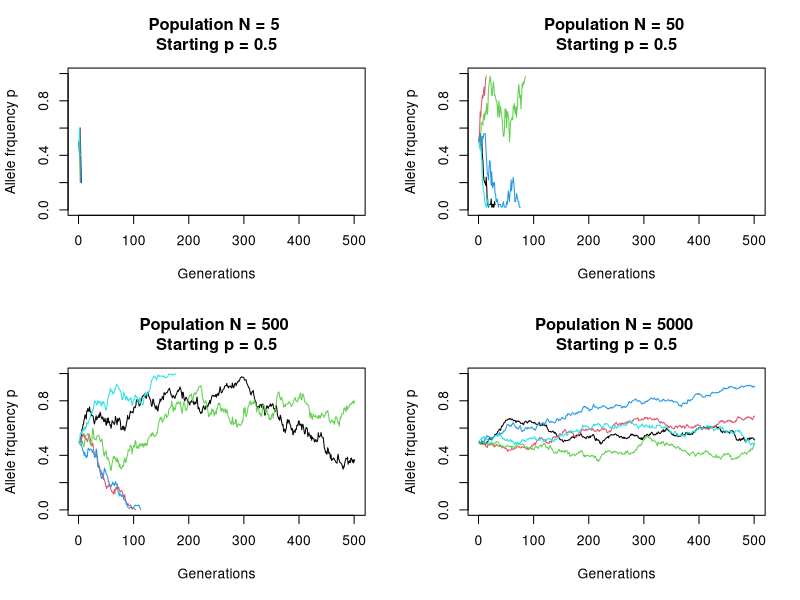

This chart was generated by the following R code:
# Description  ------------------------------------------------------------
#### ### ### ## #### ### ### ## #### ### ### ## 
# Genetic drift simulation
# Created by Marc-Olivier Beausoleil
# 2022-01-12
# Why: 
# Requires:
# NOTES: 
# Drift is (from Futuyma)
# - unbiased
# - random fluctuations in allele frequency are larger in smaller populations
# - drift causes genetic variation to be lost
# - drift causes populations that are initially identical to become different
# - an allele can become fixed without the benefit of natural selection
# Reference : 
# Futuyma p. 167, figure 7.2
#### ### ### ## #### ### ### ## #### ### ### ## 

# graphing parameters -----------------------------------------------------
par(mfrow = c(2,2))

# Random seed -------------------------------------------------------------
# set.seed(1245)

# Simulation parameters ---------------------------------------------------
# Number of gametes to chose from 
n.sperm = 2
n.eggs = 2
# Number of generations (x axis)
gen = 500
# Number of replicate populations 
popu = 5

# variance = p*(1-p)/(2*N)
# Variation is smaller when the population size is bigger 

# Loops -------------------------------------------------------------------
# Loops for all population replicates, tracking allele frequency change over the generations 
# number of individual per population 
n.id.pop = 5*10^seq(0,3, by=1)
# Loop that will change the maximum number of individual per population 
for (l in n.id.pop) {
  # Initial allele frequency 
  p.init = .5 
  # Maximum population size 
  max.pop = l
  # Total number of gametes in the population 
  n.gametes = c(max.pop*(n.sperm+n.eggs))
  # Make an empty object to record the population information 
  all.pops = NULL
  # Loop to track the all population allele frequency change 
  for (j in 1:popu) {
    all.fq.change = .5
    # Loop to track the within population allele frequency change 
    for (i in 1:gen) {
      # If the first iteration, make the probability equal the initial allele frequency 
      if (i == 1) {prob.p = p.init} else {prob.p = prop.all[2]}
      # binomial function to generate the new allele frequency (0 = q, 1 = p)
      allele.fq = rbinom(n = n.gametes, size = 1, prob = prob.p)
      # Randomly sample the population (this is the drift, a random sample of the population)
      all.drift = sample(x = allele.fq, size = max.pop, replace = F)
      # Get the proportion of the alleles in the new population 
      prop.all = prop.table(table(all.drift))
      # Record the p allele only 
      all.fq.change = c(all.fq.change, prop.all[2])
      # If there is an allele that goes to fixation, it'll print NA. In this case, break the for loop and go to the next iteration
      if(is.na(prop.all[2])) {break}
    } # End i
    # Record all population information
    one.pop = data.frame(p.fq = as.numeric(all.fq.change), pop = j)
    all.pops = rbind(all.pops,one.pop)
  } # End j
  
  
  # Remove all NAs ----------------------------------------------------------
  all.pops = na.omit(all.pops)
  
  
  # Plot --------------------------------------------------------------------
  # Make the empty plot 
  plot(all.pops$p.fq~c(1:nrow(all.pops)), 
       col = as.factor(all.pops$pop),
       main = paste("Population N =",max.pop, "\nStarting p =",p.init),
       ylab = "Allele frquency p",
       xlab = "Generations",
       ylim = c(0,1),
       xlim = c(1,gen),
       type = "n")
  
  # Add the lines per population and colour them 
  for (k in 1:popu) {
    pttmp = all.pops[all.pops$pop==k,]
    points(c(1:nrow(pttmp)), pttmp$p.fq, 
           type = "l",
           col = k)
  } # End k
} # End l